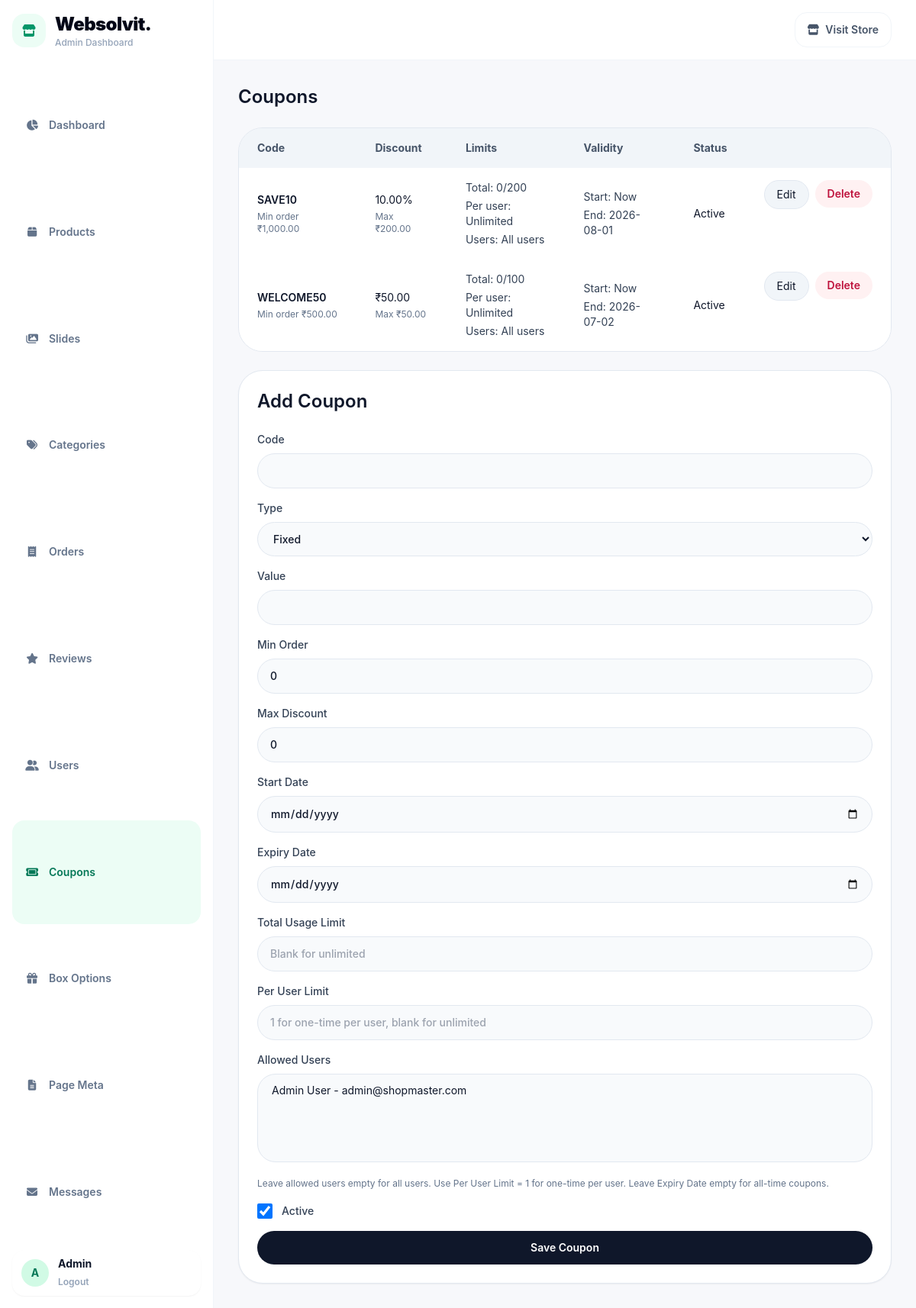
Page /admin/coupons.php (signed in) on the earlier database version.
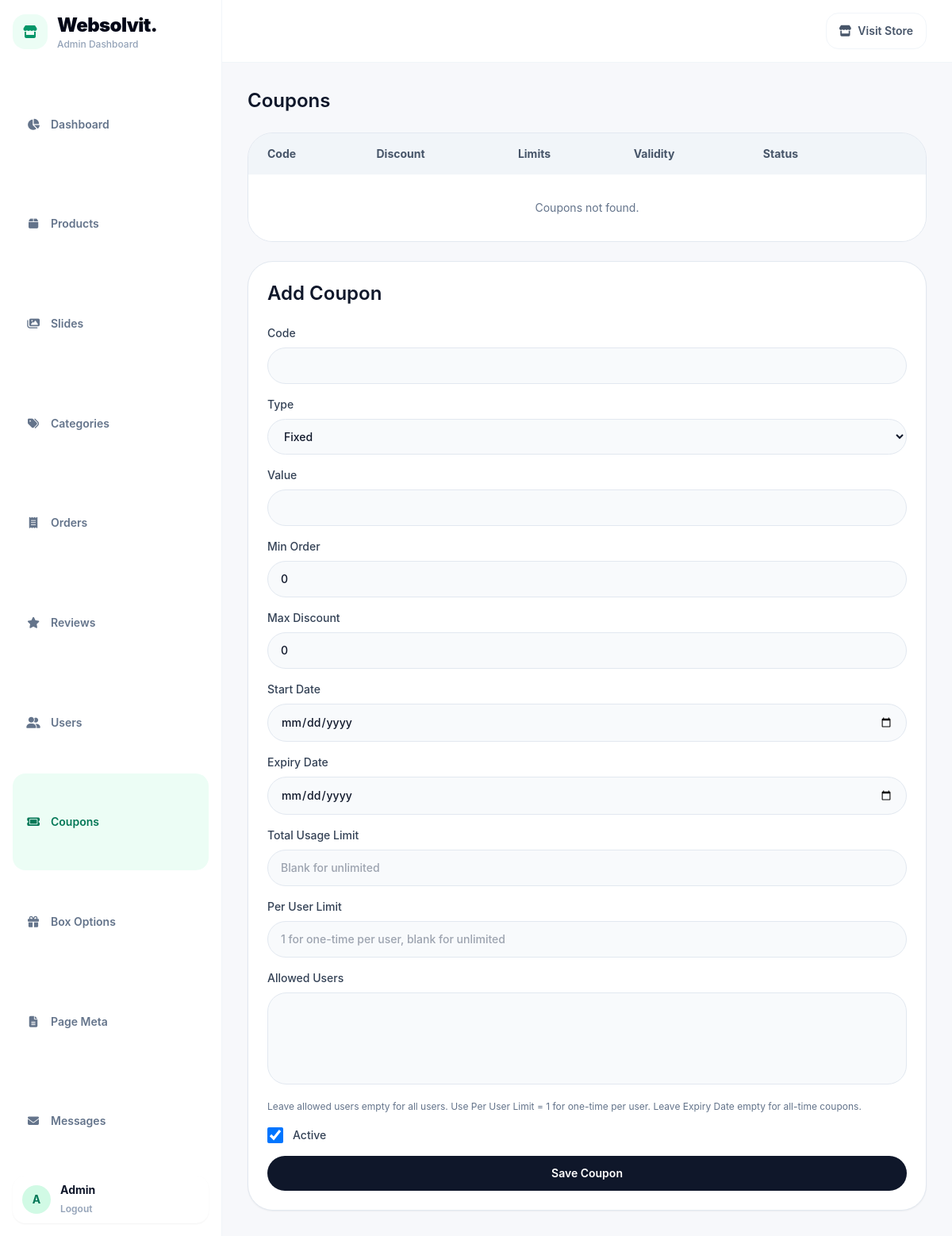
Same page on the later database version.
### tables this page shows
CREATE TABLE IF NOT EXISTS coupons (
    id INT AUTO_INCREMENT PRIMARY KEY,
    code VARCHAR(50) NOT NULL UNIQUE,
    type ENUM('percent','fixed') NOT NULL DEFAULT 'fixed',
    value DECIMAL(10,2) NOT NULL DEFAULT 0.00,
    min_order DECIMAL(10,2) NOT NULL DEFAULT 0.00,
    max_discount DECIMAL(10,2) NOT NULL DEFAULT 0.00,
    starts_at DATE DEFAULT NULL,
    expiry_date DATE DEFAULT NULL,
    usage_limit INT UNSIGNED DEFAULT NULL,
    per_user_limit INT UNSIGNED DEFAULT NULL,
    used_count INT NOT NULL DEFAULT 0,
    status TINYINT(1) NOT NULL DEFAULT 1,
    created_at TIMESTAMP DEFAULT CURRENT_TIMESTAMP
);

### includes/functions.php (called while the page is built, shortened)
<?php
require_once __DIR__ . '/db.php';
function sanitize($value) {
    return htmlspecialchars(trim($value), ENT_QUOTES, 'UTF-8');
}
function isLoggedIn() {
    return !empty($_SESSION['user_id']);
}
function getCurrentUser() {
    global $pdo;
    if (!isLoggedIn()) return null;
    $stmt = $pdo->prepare('SELECT id, name, email FROM users WHERE id = ?');
    $stmt->execute([$_SESSION['user_id']]);
    return $stmt->fetch();
}

### admin/coupons.php (the view, shortened to what this page needs)
<?php
require_once __DIR__ . '/../includes/functions.php';
$coupon = null;
$selectedUserIds = [];
$users = $pdo->query('SELECT id, name, email FROM users ORDER BY name')->fetchAll();
$coupons = $pdo->query(
    'SELECT c.*, COUNT(cau.id) AS allowed_user_count
     FROM coupons c
     LEFT JOIN coupon_users cau ON cau.coupon_id = c.id AND cau.is_allowed = 1
     GROUP BY c.id
     ORDER BY c.id DESC'
)->fetchAll();
require_once __DIR__ . '/_header.php';
?>
<div class="grid gap-6 xl:grid-cols-[68%_30%]">
    <div>
        <h2 class="text-2xl font-semibold text-slate-900">Coupons</h2>
        <div class="mt-6 overflow-hidden rounded-[2rem] border border-slate-200">
            <table class="w-full border-separate border-spacing-0 text-left text-sm">
                <thead class="bg-slate-100 text-slate-600">
                    <tr>
                        <th class="px-6 py-4">Code</th>
                        <th class="px-6 py-4">Discount</th>
                        <th class="px-6 py-4">Limits</th>
                        <th class="px-6 py-4">Validity</th>
                        <th class="px-6 py-4">Status</th>
                        <th class="px-6 py-4"></th>
                    </tr>
                </thead>
                <tbody>
                    <?php foreach ($coupons as $item): ?>
                        <tr class="border-t border-slate-200 bg-white">
                            <td class="px-6 py-4">
                                <p class="font-semibold text-slate-900"><?= sanitize($item['code']) ?></p>
                                <p class="mt-1 text-xs text-slate-500">Min order &#8377;<?= number_format($item['min_order'], 2) ?></p>
                            </td>
                            <td class="px-6 py-4">
                                <?= $item['type'] === 'percent' ? sanitize($item['value']) . '%' : '&#8377;' . number_format($item['value'], 2) ?>
                                <?php if ((float)$item['max_discount'] > 0): ?>
                                    <p class="mt-1 text-xs text-slate-500">Max &#8377;<?= number_format($item['max_discount'], 2) ?></p>
                                <?php endif; ?>
                            </td>
                            <td class="px-6 py-4 text-slate-700">
                                <p>Total: <?= $item['usage_limit'] ? (int)$item['used_count'] . '/' . (int)$item['usage_limit'] : 'Unlimited' ?></p>
                                <p class="mt-1">Per user: <?= $item['per_user_limit'] ? (int)$item['per_user_limit'] : 'Unlimited' ?></p>
                                <p class="mt-1">Users: <?= $item['allowed_user_count'] ? (int)$item['allowed_user_count'] . ' selected' : 'All users' ?></p>
                            </td>
                            <td class="px-6 py-4 text-slate-700">
                                <p>Start: <?= $item['starts_at'] ? sanitize($item['starts_at']) : 'Now' ?></p>
                                <p class="mt-1">End: <?= $item['expiry_date'] ? sanitize($item['expiry_date']) : 'All time' ?></p>
                            </td>
                            <td class="px-6 py-4"><?= $item['status'] ? 'Active' : 'Disabled' ?></td>
                            <td class="px-6 py-4 space-x-2 flex ">
                                <a class="inline-flex rounded-full border border-slate-200 bg-slate-100 px-4 py-2 text-sm text-slate-900 hover:bg-slate-50" href="<?= BASE_URL ?>/admin/coupons.php?edit=<?= $item['id'] ?>">Edit</a>
                                <form class="inline" method="post" onsubmit="return confirm('Delete coupon?');"><input type="hidden" name="delete_id" value="<?= $item['id'] ?>"><button class="inline-flex rounded-full bg-rose-50 px-4 py-2 text-sm font-semibold text-rose-700 hover:bg-rose-100">Delete</button></form>
                            </td>
                        </tr>
                    <?php endforeach; ?>
                    <?php if (!$coupons): ?>
                        <tr class="bg-white"><td colspan="6" class="px-6 py-8 text-center text-slate-500">Coupons not found.</td></tr>
                    <?php endif; ?>
                </tbody>
            </table>
        </div>
    </div>
    <aside class="rounded-[2rem] border border-slate-200 bg-white p-6 shadow-sm">
        <h2 class="text-2xl font-semibold text-slate-900"><?= $coupon ? 'Edit Coupon' : 'Add Coupon' ?></h2>
        <form method="post" class="mt-6 space-y-4">
            <label class="block text-sm font-medium text-slate-700">Code<input name="code" value="<?= sanitize($coupon['code'] ?? '') ?>" class="mt-2 w-full rounded-3xl border border-slate-200 bg-slate-50 px-4 py-3 text-slate-900 outline-none focus:border-slate-900" required /></label>
            <label class="block text-sm font-medium text-slate-700">Type<select name="type" class="mt-2 w-full rounded-3xl border border-slate-200 bg-slate-50 px-4 py-3 text-slate-900 outline-none focus:border-slate-900"><option value="fixed" <?= ($coupon['type'] ?? '') === 'fixed' ? 'selected' : '' ?>>Fixed</option><option value="percent" <?= ($coupon['type'] ?? '') === 'percent' ? 'selected' : '' ?>>Percent</option></select></label>
            <label class="block text-sm font-medium text-slate-700">Value<input type="number" step="0.01" name="value" value="<?= sanitize($coupon['value'] ?? '') ?>" class="mt-2 w-full rounded-3xl border border-slate-200 bg-slate-50 px-4 py-3 text-slate-900 outline-none focus:border-slate-900" required /></label>
            <label class="block text-sm font-medium text-slate-700">Min Order<input type="number" step="0.01" name="min_order" value="<?= sanitize($coupon['min_order'] ?? '0') ?>" class="mt-2 w-full rounded-3xl border border-slate-200 bg-slate-50 px-4 py-3 text-slate-900 outline-none focus:border-slate-900" required /></label>
            <label class="block text-sm font-medium text-slate-700">Max Discount<input type="number" step="0.01" name="max_discount" value="<?= sanitize($coupon['max_discount'] ?? '0') ?>" class="mt-2 w-full rounded-3xl border border-slate-200 bg-slate-50 px-4 py-3 text-slate-900 outline-none focus:border-slate-900" /></label>
            <label class="block text-sm font-medium text-slate-700">Start Date<input type="date" name="starts_at" value="<?= sanitize($coupon['starts_at'] ?? '') ?>" class="mt-2 w-full rounded-3xl border border-slate-200 bg-slate-50 px-4 py-3 text-slate-900 outline-none focus:border-slate-900" /></label>
            <label class="block text-sm font-medium text-slate-700">Expiry Date<input type="date" name="expiry_date" value="<?= sanitize($coupon['expiry_date'] ?? '') ?>" class="mt-2 w-full rounded-3xl border border-slate-200 bg-slate-50 px-4 py-3 text-slate-900 outline-none focus:border-slate-900" /></label>
            <label class="block text-sm font-medium text-slate-700">Total Usage Limit<input type="number" min="1" name="usage_limit" value="<?= sanitize($coupon['usage_limit'] ?? '') ?>" placeholder="Blank for unlimited" class="mt-2 w-full rounded-3xl border border-slate-200 bg-slate-50 px-4 py-3 text-slate-900 outline-none focus:border-slate-900" /></label>
            <label class="block text-sm font-medium text-slate-700">Per User Limit<input type="number" min="1" name="per_user_limit" value="<?= sanitize($coupon['per_user_limit'] ?? '') ?>" placeholder="1 for one-time per user, blank for unlimited" class="mt-2 w-full rounded-3xl border border-slate-200 bg-slate-50 px-4 py-3 text-slate-900 outline-none focus:border-slate-900" /></label>
            <label class="block text-sm font-medium text-slate-700">Allowed Users<select name="allowed_user_ids[]" multiple size="5" class="mt-2 w-full rounded-3xl border border-slate-200 bg-slate-50 px-4 py-3 text-slate-900 outline-none focus:border-slate-900">
                <?php foreach ($users as $itemUser): ?>
                    <option value="<?= (int)$itemUser['id'] ?>" <?= in_array((int)$itemUser['id'], $selectedUserIds, true) ? 'selected' : '' ?>><?= sanitize($itemUser['name']) ?> - <?= sanitize($itemUser['email']) ?></option>
                <?php endforeach; ?>
            </select></label>
            <p class="text-xs leading-5 text-slate-500">Leave allowed users empty for all users. Use Per User Limit = 1 for one-time per user. Leave Expiry Date empty for all-time coupons.</p>
            <label class="flex items-center gap-3 text-sm font-medium text-slate-700"><input type="checkbox" name="status" class="h-5 w-5 rounded border-slate-300 text-brand focus:ring-brand" <?= !isset($coupon['status']) || $coupon['status'] ? 'checked' : '' ?> /> Active</label>
            <button class="inline-flex w-full items-center justify-center rounded-3xl bg-slate-900 px-6 py-3 text-sm font-semibold text-white hover:bg-slate-800">Save Coupon</button>
        </form>
    </aside>
</div>
<?php require_once __DIR__ . '/_footer.php'; ?>

### admin/_header.php (shortened to what this page needs)
<?php
require_once __DIR__ . '/../includes/functions.php';
$currentUser = getCurrentUser();
$adminName = sanitize(is_array($currentUser) && !empty($currentUser['name']) ? $currentUser['name'] : 'Admin');
$currentAdminPage = basename($_SERVER['SCRIPT_NAME'] ?? '');
$adminNavItems = [
    ['dashboard.php', 'Dashboard', 'fa-solid fa-chart-pie'],
    ['products.php', 'Products', 'fa-solid fa-box'],
    ['slides.php', 'Slides', 'fa-solid fa-images'],
    ['categories.php', 'Categories', 'fa-solid fa-tags'],
    ['orders.php', 'Orders', 'fa-solid fa-receipt'],
    ['reviews.php', 'Reviews', 'fa-solid fa-star'],
    ['users.php', 'Users', 'fa-solid fa-user-group'],
    ['coupons.php', 'Coupons', 'fa-solid fa-ticket'],
    ['box-options.php', 'Box Options', 'fa-solid fa-gift'],
    ['page-meta.php', 'Page Meta', 'fa-solid fa-file-lines'],
    ['messages.php', 'Messages', 'fa-solid fa-envelope'],
];
?>
<!DOCTYPE html>
<html lang="en">
<head>
    <script src="https://cdn.tailwindcss.com"></script>
    <link rel="stylesheet" href="https://cdnjs.cloudflare.com/ajax/libs/font-awesome/6.5.2/css/all.min.css" />
</head>
<body class="min-h-screen bg-[#f7f8fb] text-slate-900 font-body">
    <div class="min-h-screen lg:grid lg:grid-cols-[280px_1fr]">
        <aside class="border-r border-slate-100 bg-white lg:sticky lg:top-0 lg:h-screen">
            <div class="flex h-full flex-col p-4">
                <a href="<?= BASE_URL ?>/admin/dashboard.php" class="flex items-center gap-3">
                    <span class="flex h-11 w-11 items-center justify-center rounded-2xl bg-emerald-50 text-emerald-600">
                        <i class="fa-solid fa-store"></i>
                    </span>
                    <span>
                        <span class="block text-2xl font-black tracking-tight text-slate-950">Websolvit.</span>
                        <span class="block text-xs font-medium text-slate-400">Admin Dashboard</span>
                    </span>
                </a>
                <nav class="flex-1 overflow-y-auto mt-8 grid gap-1 text-sm font-semibold text-slate-500">
                    <?php foreach ($adminNavItems as $item): ?>
                        <?php $isActiveAdminItem = $currentAdminPage === $item[0]; ?>
                        <a href="<?= BASE_URL ?>/admin/<?= $item[0] ?>" class="flex items-center gap-3 rounded-2xl px-4 py-3 transition <?= $isActiveAdminItem ? 'bg-emerald-50 text-emerald-700' : 'hover:bg-slate-50 hover:text-slate-900' ?>">
                            <i class="<?= $item[2] ?> w-5 text-center text-sm"></i>
                            <span><?= sanitize($item[1]) ?></span>
                        </a>
                    <?php endforeach; ?>
                </nav>
                <div class="flex items-center gap-3 rounded-2xl bg-white px-3 py-2 shadow-sm mt-2">
                        <div class="flex h-9 w-9 items-center justify-center rounded-full bg-emerald-100 text-sm font-bold text-emerald-700">
                            <?= sanitize(strtoupper(substr($adminName, 0, 1))) ?>
                        </div>
                        <div class="hidden sm:block">
                            <p class="text-sm font-bold text-slate-900"><?= $adminName ?></p>
                            <a href="<?= BASE_URL ?>/admin/logout.php" class="text-xs font-semibold text-slate-400 hover:text-rose-500">Logout</a>
                        </div>
                    </div>
            </div>
        </aside>
        <div class="min-w-0">
            <header class="sticky top-0 z-30 border-b border-slate-100 bg-white">
                <div class="flex gap-4 px-4 py-4 sm:px-6 flex-row items-center justify-end lg:px-8">
                    <a href="<?= BASE_URL ?>/" target="_blank" class="hidden rounded-2xl flex items-center border border-slate-100 bg-white px-4 py-3 text-sm font-semibold text-slate-600 flex gap-2 hover:text-slate-950 sm:inline-flex"><i class="fa-solid fa-store"></i>Visit Store</a>
                </div>
            </header>
            <main class="px-4 py-8 sm:px-6 lg:px-8">

### admin/_footer.php
        </main>
    </div>
</div>
</body>
</html>

Differences in the rows shown:
removed coupons: code "SAVE10", min_order "1,000.00", value "10.00", max_discount "200.00", used_count "0", usage_limit "200", shows "Unlimited", shows "Now", expiry_date "2026-08-01", status "Active"
removed coupons: code "WELCOME50", min_order "500.00", value "50.00", max_discount "50.00", used_count "0", usage_limit "100", shows "Unlimited", shows "Now", expiry_date "2026-07-02", status "Active"
Other differences:
form field value: "Admin User - admin@shopmaster.com" → (not shown)
text now shown: "Coupons not found."
